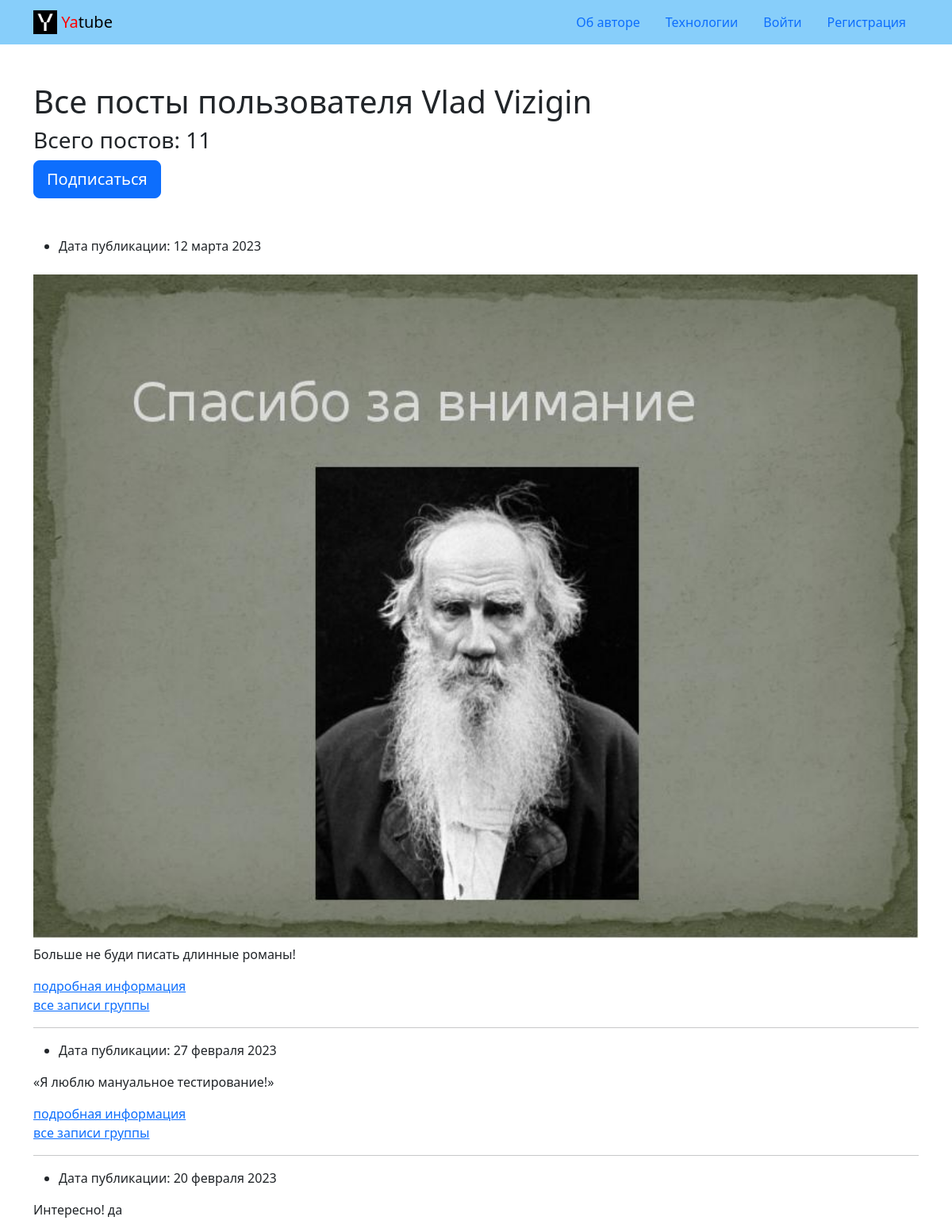
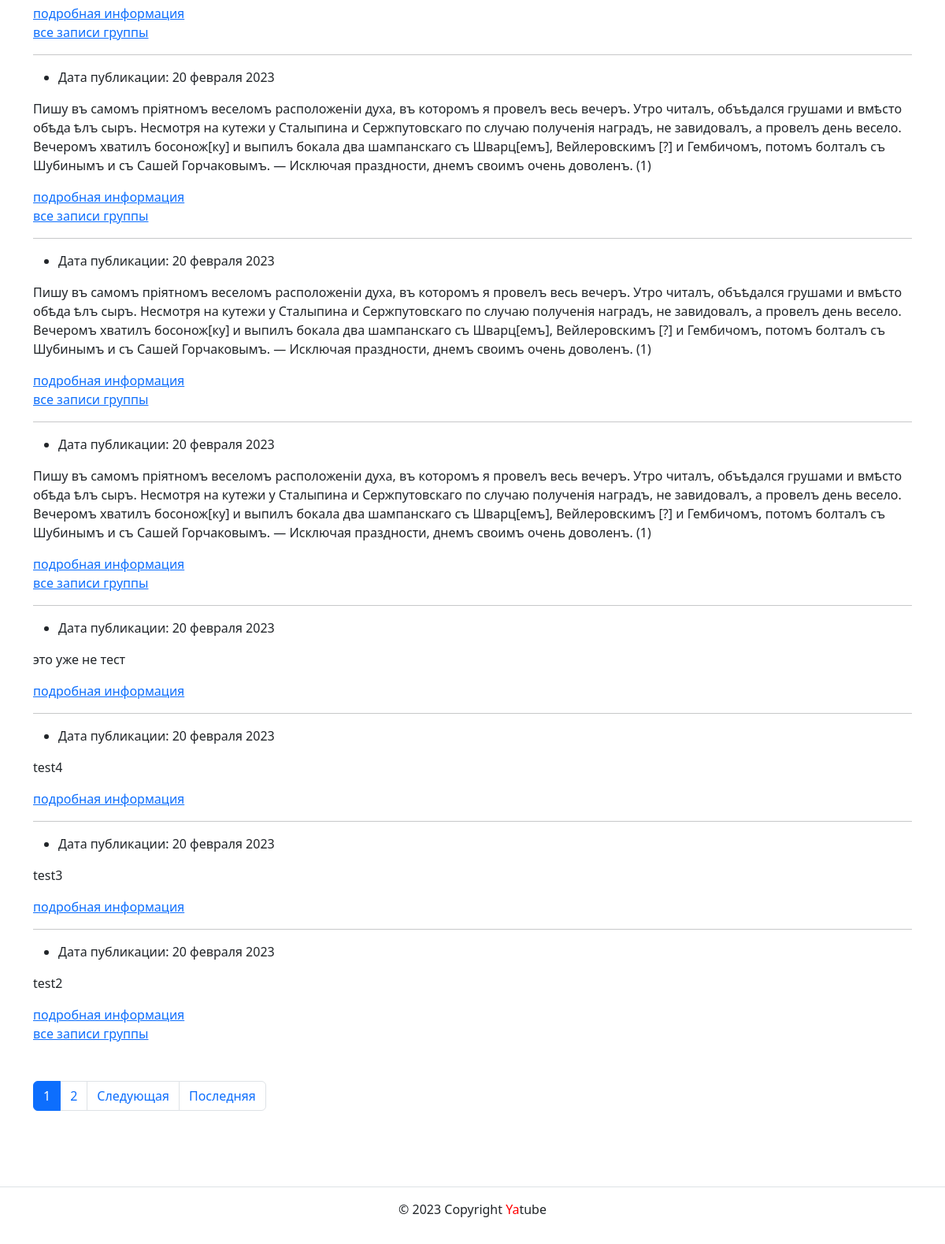
Page /profile/VVizigin/ on the committed database (2 pictures, top to bottom).
### posts/models.py (models this page shows, shortened)
class Post(models.Model):
    text = models.TextField(
        help_text="Текст поста",
        verbose_name="Введите текст поста",
    )
    pub_date = models.DateTimeField(
        auto_now_add=True,
        verbose_name="Укажите дату публикации",
        help_text="Дата поста",
    )
    author = models.ForeignKey(
        User,
        on_delete=models.CASCADE,
        related_name='posts',
        verbose_name='Автор',
        help_text="Автор поста",
    )
    group = models.ForeignKey(
        'Group',
        blank=True,
        null=True,
        on_delete=models.SET_NULL,
        related_name='posts',
        help_text="Выбрать группу",
        verbose_name='Группа'
    )
    image = models.ImageField(
        'Картинка',
        upload_to='posts/',
        blank=True
    )
    class Meta:
        ordering = ('-pub_date',)
        verbose_name = "Пост"
        verbose_name_plural = "Посты"

### posts/views.py (the view)
# urls.py: path('profile/<str:username>/', views.profile, name='profile'),
def profile(request, username):
    author = get_object_or_404(User, username=username)
    page_obj = get_paginator(author.posts.all(), request)
    following = request.user.is_authenticated and Follow.objects.filter(
            author=author,
            user=request.user
        ).exists()
    context = {
        'page_obj': page_obj,
        "author": author,
        "following": following
    }
    return render(request, 'posts/profile.html', context)

### core/context_processors/year.py (called while the page is built)
def year(request):
    dt = timezone.now().year
    """Добавляет переменную с текущим годом."""
    return {
        'year': dt
    }

### posts/views.py (called while the page is built)
def get_paginator(items_list, request, page_param='page'):
    paginator = Paginator(items_list, POSTS_PER_PAGE)
    page_number = request.GET.get(page_param)
    return paginator.get_page(page_number)

### templates/posts/profile.html (shortened to what this page needs)
{% extends 'base.html' %}
{% load thumbnail %}
{% block content %}
    <div class="mb-5">
        <h1>Все посты пользователя {{ author.get_full_name }}</h1>
        <h3>Всего постов: {{ author.posts.count }} </h3>
        {% if request.user != author %}
            {% if following %}
                <a
                    class="btn btn-lg btn-light"
                    href="{% url 'posts_app:profile_unfollow' author.username %}" role="button"
                >
                    Отписаться
                </a>
            {% else %}
                <a
                    class="btn btn-lg btn-primary"
                    href="{% url 'posts_app:profile_follow' author.username %}" role="button"
                >
                    Подписаться
                </a>
            {% endif %}
        {% endif %}
    </div>
    {% for post in page_obj %}
        {% include "posts/post_info.html" with show_link=True author_hide=True %}
    {% endfor %}
    {% include 'posts/includes/paginator.html' %}
{% endblock %}

### templates/posts/post_info.html (shortened to what this page needs)
{% load thumbnail %}
<article>
  <ul>
    <li>
      Дата публикации: {{ post.pub_date|date:"d E Y" }}
    </li>
  </ul>
  {% thumbnail post.image "960x339" crop="center" upscale=True as im %}
    <img class="card-img my-2" src="{{ im.url }}">
  {% endthumbnail %}
  <p>{{ post.text }}</p>
  <a href="{% url 'posts_app:post_detail' post.id %}">подробная информация</a>
</article>
{% if show_link and post.group %}
  <a href="{% url 'posts_app:group_list' post.group.slug %}">все записи группы</a>
{% endif %}
{% if not forloop.last %}<hr>{% endif %}

### rows in the picture
Post: pub_date "12 марта 2023", text "Больше не буди писать длинные романы!", shows "все записи группы"
Post: pub_date "27 февраля 2023", text "«Я люблю мануальное тестирование!»", shows "все записи группы"
Post: pub_date "20 февраля 2023", text "Интересно! да", shows "все записи группы"
Post: pub_date "20 февраля 2023", text "Пишу въ самомъ пріятномъ веселомъ расположеніи духа, въ которомъ я провелъ весь вечеръ. Утро читалъ, объѣдался грушами и вмѣсто обѣда ѣлъ сыръ. Несмотря на кутежи у Сталыпина и Сержпутовскаго по случаю полученія наградъ, не завидовалъ, а провелъ день весело. Вечеромъ хватилъ босонож[ку] и выпилъ бокала два шампанскаго съ Шварц[емъ], Вейлеровскимъ [?] и Гембичомъ, потомъ болталъ съ Шубинымъ и съ Сашей Горчаковымъ. — Исключая праздности, днемъ своимъ очень доволенъ. (1)", shows "все записи группы"
Post: pub_date "20 февраля 2023", text "Пишу въ самомъ пріятномъ веселомъ расположеніи духа, въ которомъ я провелъ весь вечеръ. Утро читалъ, объѣдался грушами и вмѣсто обѣда ѣлъ сыръ. Несмотря на кутежи у Сталыпина и Сержпутовскаго по случаю полученія наградъ, не завидовалъ, а провелъ день весело. Вечеромъ хватилъ босонож[ку] и выпилъ бокала два шампанскаго съ Шварц[емъ], Вейлеровскимъ [?] и Гембичомъ, потомъ болталъ съ Шубинымъ и съ Сашей Горчаковымъ. — Исключая праздности, днемъ своимъ очень доволенъ. (1)", shows "все записи группы"
Post: pub_date "20 февраля 2023", text "Пишу въ самомъ пріятномъ веселомъ расположеніи духа, въ которомъ я провелъ весь вечеръ. Утро читалъ, объѣдался грушами и вмѣсто обѣда ѣлъ сыръ. Несмотря на кутежи у Сталыпина и Сержпутовскаго по случаю полученія наградъ, не завидовалъ, а провелъ день весело. Вечеромъ хватилъ босонож[ку] и выпилъ бокала два шампанскаго съ Шварц[емъ], Вейлеровскимъ [?] и Гембичомъ, потомъ болталъ съ Шубинымъ и съ Сашей Горчаковымъ. — Исключая праздности, днемъ своимъ очень доволенъ. (1)", shows "все записи группы"
Post: pub_date "20 февраля 2023", text "это уже не тест"
Post: pub_date "20 февраля 2023", text "test4"
Post: pub_date "20 февраля 2023", text "test3"
Post: pub_date "20 февраля 2023", text "test2", shows "все записи группы"

### other values in the picture
{{ author.get_full_name }} "Vlad Vizigin"
{{ author.posts.count }} "11"
{{ i }} "1"
{{ i }} "2"
